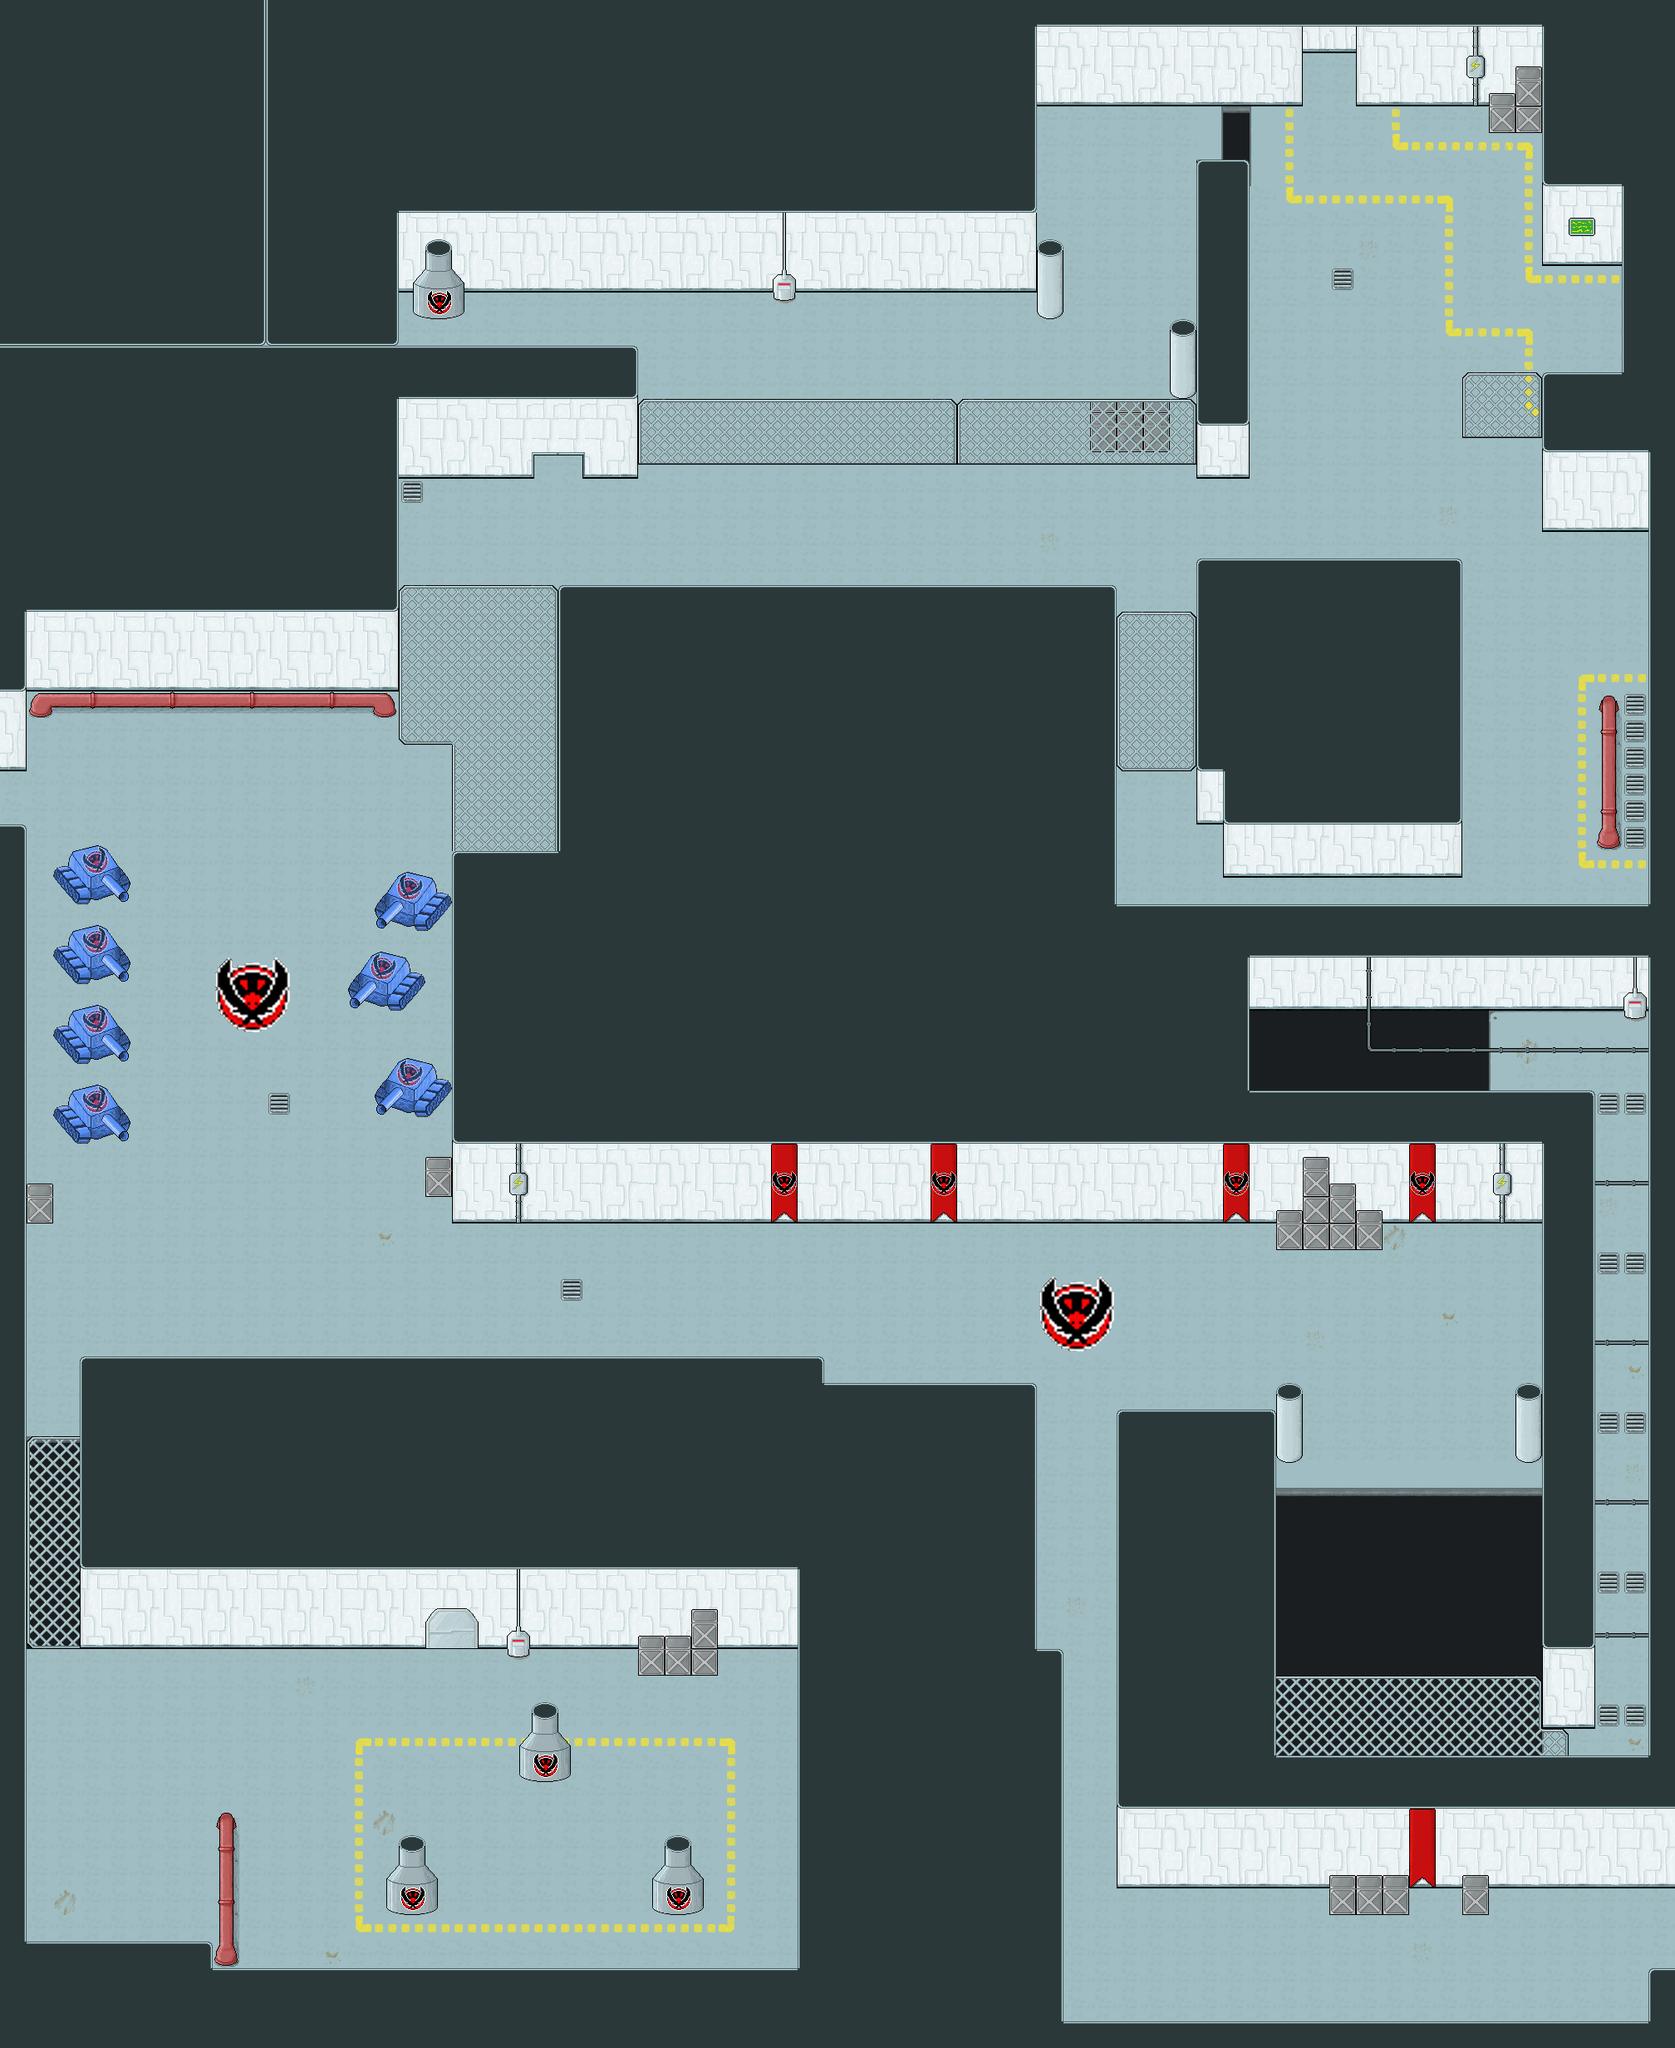

Below is a game level as drawn by its tile map, then a one-line description and the .tmx that defines it (tile-layer data replaced by summaries):
An orthogonal 63x77 tile map with 32x32 px tiles, 2 tile layers (Background, Foreground) and 53 objects (12x Penguin, 8x TriggerEnemies, 6x PenguinScientist, 6x Cannon, 2x ExplosiveBarrel, ...).

<map version="1.0" orientation="orthogonal" width="63" height="77" tilewidth="32" tileheight="32">
 <tileset firstgid="1" source="../Metal.tsx" />
 <layer name="Background" width="63" height="77">
  <data>[4851 cells, 4851 non-empty, 55 distinct tile ids]</data>
 </layer>
 <layer name="Foreground" width="63" height="77">
  <data>[4851 cells, 1960 non-empty, 89 distinct tile ids]</data>
 </layer>
 <objectgroup name="Objects" width="63" height="77">
  <object name="ExplosiveBarrel" type="ExplosiveBarrel" x="1422" y="144" />
  <object name="MetalSwitch" type="SwitchMetal" x="1266" y="145">
   <properties>
    <property name="door" value="Door1" />
    <property name="time" value="-1" />
   </properties>
  </object>
  <object name="Door1" type="Cylinders" x="1581" y="115" />
  <object name="Barrel" type="Barrel" x="1595" y="74" />
  <object name="BarrelHole" type="BarrelHole" x="1881" y="379" width="36" height="32">
   <properties>
    <property name="door" value="Door2" />
   </properties>
  </object>
  <object name="Door2" type="Cylinders" x="45" y="1608" />
  <object name="Generator" type="Generator" x="641" y="2205" width="28" height="29">
   <properties>
    <property name="door" value="Door3" />
   </properties>
  </object>
  <object name="Door3" type="ElectricDoor" x="1292" y="1997" />
  <object name="BigAnt" type="BigAnt" x="319" y="410" />
  <object name="Life" type="Life" x="1517" y="1226" />
  <object name="Alarm" type="Alarm" x="1334" y="54" />
  <object name="TriggerWarp" type="TriggerWarp" x="1986" y="2247" width="27" height="147">
   <properties>
    <property name="respawn" value="left" />
    <property name="url" value="Maps/W3M3.json" />
   </properties>
  </object>
  <object name="Alarm" type="Alarm" x="236" y="765" />
  <object name="Penguin" type="PenguinScientist" x="1126" y="409" />
  <object name="Penguin" type="PenguinScientist" x="1045" y="503" />
  <object type="Penguin" x="1358" y="409" />
  <object name="Cannon" type="Cannon" x="1538" y="252" />
  <object type="Penguin" x="1484" y="603" />
  <object type="Penguin" x="1930" y="339">
   <properties>
    <property name="coop" value="" />
   </properties>
  </object>
  <object type="Penguin" x="1929" y="432">
   <properties>
    <property name="coop" value="" />
   </properties>
  </object>
  <object type="Cannon" x="1940" y="741" />
  <object name="Cannon" type="Cannon" x="1693" y="1606" />
  <object type="PenguinScientist" x="1709" y="1534" />
  <object type="PenguinScientist" x="1623" y="1677" />
  <object type="PenguinScientist" x="1730" y="1685">
   <properties>
    <property name="coop" value="" />
   </properties>
  </object>
  <object name="Cannon" type="Cannon" x="1804" y="1543">
   <properties>
    <property name="coop" value="" />
   </properties>
  </object>
  <object name="TriggerMice" type="TriggerEnemies" x="994" y="1475" width="330" height="190">
   <properties>
    <property name="direction" value="6" />
    <property name="location" value="2" />
    <property name="number" value="1" />
    <property name="type" value="mouse" />
   </properties>
  </object>
  <object name="TriggerMice" type="TriggerEnemies" x="994" y="1451" width="331" height="279">
   <properties>
    <property name="direction" value="6" />
    <property name="location" value="2" />
    <property name="number" value="3" />
    <property name="type" value="mouse" />
   </properties>
  </object>
  <object name="TriggerMice" type="TriggerEnemies" x="993" y="1409" width="331" height="241">
   <properties>
    <property name="direction" value="6" />
    <property name="location" value="2" />
    <property name="number" value="3" />
    <property name="type" value="mouse" />
   </properties>
  </object>
  <object type="Cannon" x="59" y="2187" />
  <object name="Penguin" type="Penguin" x="406" y="2048" />
  <object name="Penguin" type="Penguin" x="549" y="2194" />
  <object type="PenguinScientist" x="855" y="2139" />
  <object name="Penguin" type="Penguin" x="397" y="2252" />
  <object type="FlyingCannon" x="521" y="2083" />
  <object name="TriggerMice" type="TriggerEnemies" x="269" y="1987" width="157" height="242">
   <properties>
    <property name="direction" value="7" />
    <property name="location" value="3" />
    <property name="number" value="3" />
    <property name="type" value="mouse" />
   </properties>
  </object>
  <object name="TriggerMice" type="TriggerEnemies" x="1939" y="1332" width="27" height="280">
   <properties>
    <property name="direction" value="4" />
    <property name="location" value="0" />
    <property name="number" value="1" />
    <property name="speed" value="2" />
    <property name="type" value="mouse" />
   </properties>
  </object>
  <object name="TriggerMice" type="TriggerEnemies" x="1953" y="1332" width="29" height="229">
   <properties>
    <property name="direction" value="4" />
    <property name="location" value="0" />
    <property name="number" value="1" />
    <property name="speed" value="2" />
    <property name="type" value="mouse" />
   </properties>
  </object>
  <object type="ExplosiveBarrel" x="1929" y="1623" />
  <object name="TriggerFC" type="TriggerEnemies" x="1385" y="2242" width="330" height="223">
   <properties>
    <property name="direction" value="6" />
    <property name="location" value="2" />
    <property name="number" value="1" />
    <property name="type" value="flyingCannon" />
   </properties>
  </object>
  <object type="Penguin" x="528" y="752" />
  <object type="Penguin" x="612" y="796" width="26" height="26" />
  <object type="Cannon" x="304" y="1357" />
  <object type="Penguin" x="208" y="1204" width="24" height="23" />
  <object type="Penguin" x="373" y="1200" width="24" height="23" />
  <object type="Penguin" x="1816" y="966" />
  <object name="TriggerMice" type="TriggerEnemies" x="1761" y="619" width="202" height="184">
   <properties>
    <property name="direction" value="6" />
    <property name="location" value="2" />
    <property name="number" value="1" />
    <property name="type" value="mouse" />
   </properties>
  </object>
  <object type="Heart" x="172" y="935" />
  <object x="1738" y="2281" />
  <object name="Raccoon" type="Raccoon" x="945" y="2001">
   <properties>
    <property name="url" value="World3/raccoonM2" />
   </properties>
  </object>
  <object type="Raccoon" x="1921" y="1057">
   <properties>
    <property name="url" value="World3/raccoonMusic" />
   </properties>
  </object>
 </objectgroup>
 <objectgroup name="RespawnPoints" width="63" height="77">
  <object name="Respawn" type="RespawnPoint" x="722" y="2059" width="48" height="34">
   <properties>
    <property name="location" value="init" />
   </properties>
  </object>
  <object name="Respawn" type="RespawnPoint" x="48" y="943" width="50" height="40">
   <properties>
    <property name="location" value="left" />
   </properties>
  </object>
 </objectgroup>
</map>
